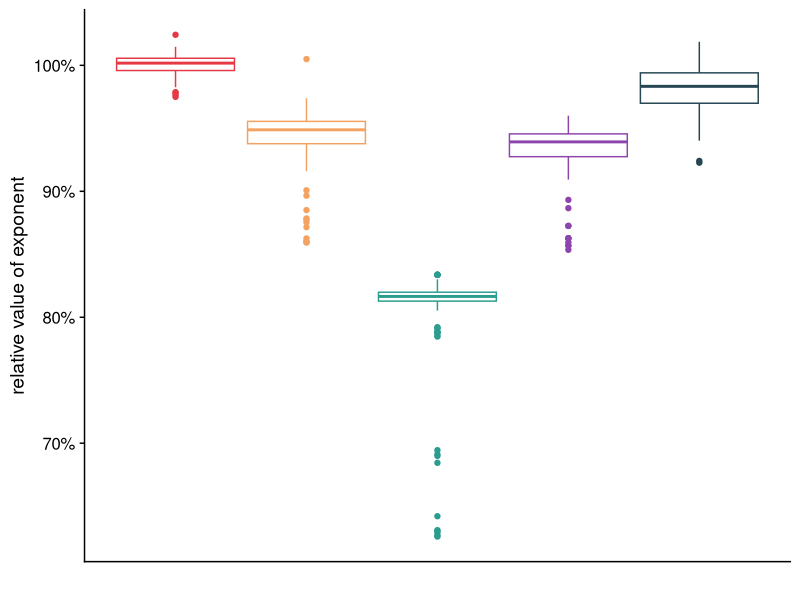
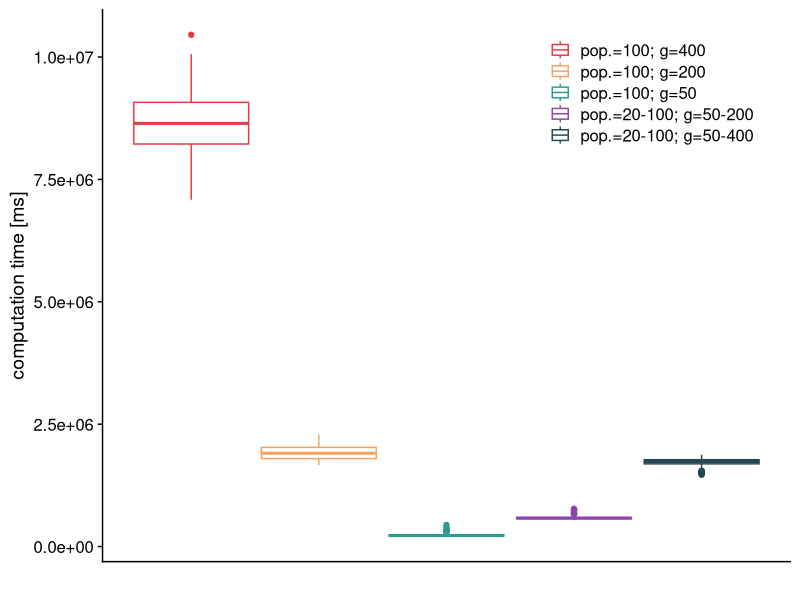
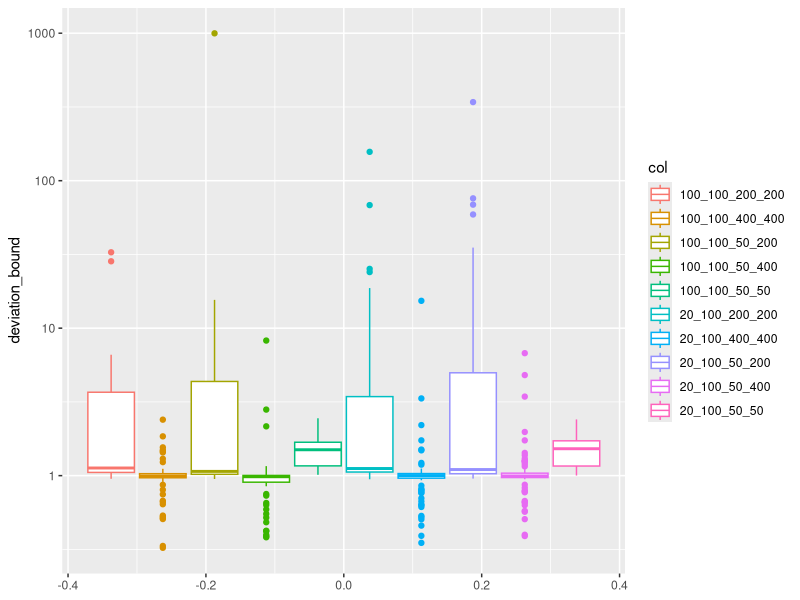
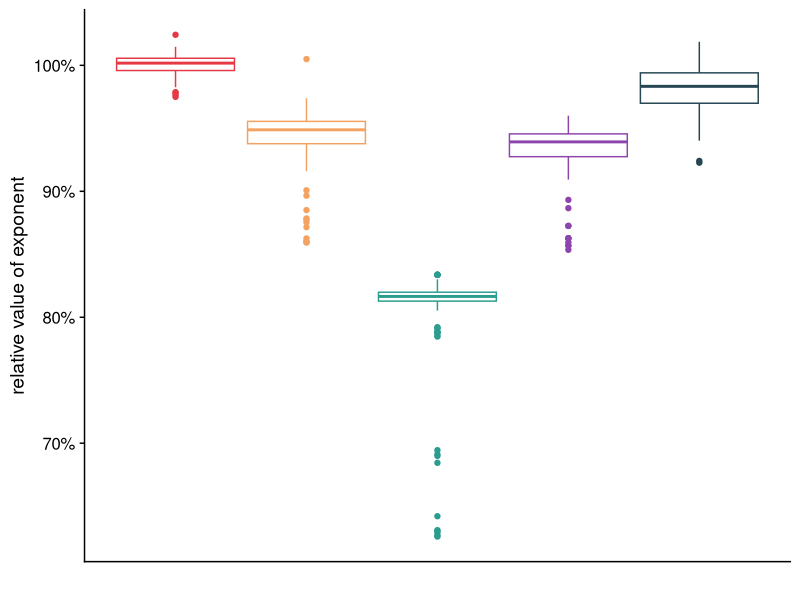
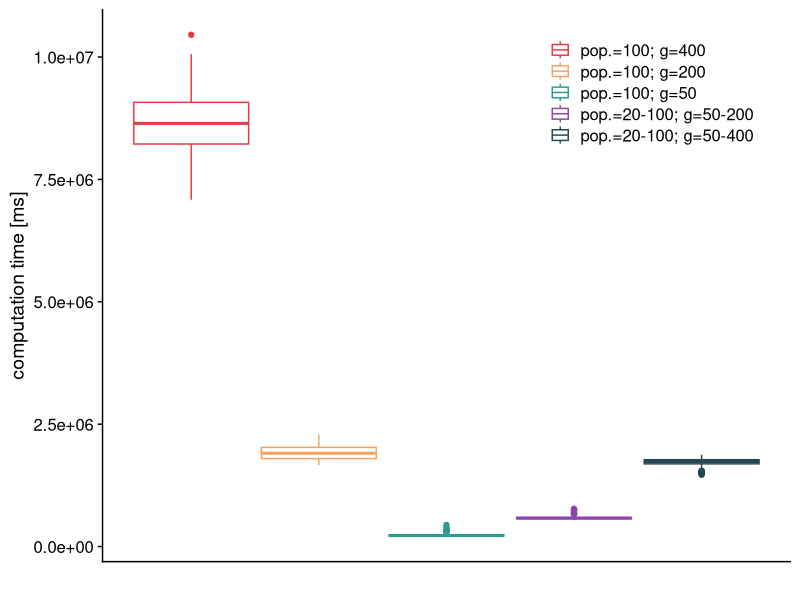

The R source for these figures, in order:
## ---- chunk 1
library(MASS)
library(ggplot2)
library(cowplot)
library(dplyr)
library(scales)
## ---- chunk 2
data <- read.csv("output_all.csv")

str(data)

data <- data
## ---- chunk 3
rearranged_data = data%>% 
  filter(!is.na(n0)) %>%
  filter(id == 2) %>%
  arrange(explicit_bound) %>%
  select(id,q1, percentage,explicit_bound, n0, exponent) 

rearranged_data
## ---- chunk 4
filtered = data[data$exponent>-0.5 & data$id !=0 & data$id!=1 ,]
filtered
## ---- chunk 5
mean_data = data[data$min_population==100 & data$max_population == 100 & data$min_granularity ==400 & data$max_granularity==400 & data$exact_n0=='False',] %>%
  group_by(id) %>%
  summarise(
    mean_exp_with_max_config = mean(exponent),
    mean_time_with_max_config = mean(time)
  )
## ---- chunk 6
mean_data
## ---- chunk 7
divided_by_mean_data = data[data$exact_n0=="False",] %>% left_join(mean_data, by="id") %>%
  mutate(deviation_exponent = exponent/mean_exp_with_max_config, deviation_time = time/mean_time_with_max_config) %>%select(id, num_generations, min_population, max_population, min_granularity, max_granularity, deviation_exponent, deviation_time, time) %>%
  mutate(col=paste(min_population,max_population,min_granularity,max_granularity, sep="_"))

divided_by_mean_data

divided_by_mean_data[divided_by_mean_data$col=="100_100_400_400" | divided_by_mean_data$col=="100_100_200_200" | divided_by_mean_data$col=="100_100_50_50",]
## ---- chunk 8
plot_data = divided_by_mean_data[divided_by_mean_data$col=="100_100_400_400" | divided_by_mean_data$col=="100_100_200_200" | divided_by_mean_data$col=="100_100_50_50" | divided_by_mean_data$col=="20_100_50_400" | divided_by_mean_data$col=="20_100_50_200",]

plot_data$col = factor(plot_data$col, levels=c("100_100_400_400", "100_100_200_200","100_100_50_50","20_100_50_200","20_100_50_400"))

ggplot(plot_data) + 
  geom_boxplot(aes(y=deviation_exponent, color=col))+
  scale_color_manual(values = c(
    "100_100_400_400"="#E63946",
    "100_100_200_200"="#F4A261",
    "100_100_50_50"="#2A9D8F",
    "20_100_50_200"="#8E44AD",
    "20_100_50_400"="#264653"
  ),
  labels = c(
    "100_100_400_400"="pop.=100; g=400",
    "100_100_200_200"="pop.=100; g=200",
    "100_100_50_50"="pop.=100; g=50",
    "20_100_50_200"="pop.=20-100; g=50-200",
    "20_100_50_400"="pop.=20-100; g=50-400"
  )) +
  labs(col=NULL)+
  ylab("relative value of exponent")+
  xlab("")+
  guides(color=guide_legend(reverse = FALSE))+
  scale_y_continuous(labels=percent)+
  theme_half_open() +
  theme(legend.position="none", axis.ticks.x=element_blank(), axis.text.x=element_blank())

ggsave("genetic_algorithm_exponent.pdf",width=7, height=5)
## ---- chunk 9
ggplot(plot_data) + 
  geom_boxplot(aes(y=time, color=col))+
  scale_color_manual(values = c(
    "100_100_400_400"="#E63946",
    "100_100_200_200"="#F4A261",
    "100_100_50_50"="#2A9D8F",
    "20_100_50_200"="#8E44AD",
    "20_100_50_400"="#264653"
  ),
  labels = c(
    "100_100_400_400"="pop.=100; g=400",
    "100_100_200_200"="pop.=100; g=200",
    "100_100_50_50"="pop.=100; g=50",
    "20_100_50_200"="pop.=20-100; g=50-200",
    "20_100_50_400"="pop.=20-100; g=50-400"
  )) +
  labs(col=NULL)+
  ylab("computation time [ms]")+
  xlab("")+
  guides(color=guide_legend(reverse = FALSE))+
  theme_half_open()+
  theme(legend.position="inside",legend.position.inside=c(0.65,0.85), axis.ticks.x=element_blank(), axis.text.x=element_blank())

ggsave("genetic_algorithm_time.pdf",width=7, height=5)
## ---- chunk 10
mean_data_exact = data[data$min_population==100 & data$max_population == 100 & data$min_granularity ==400 & data$max_granularity==400 & data$exact_n0=='True',] %>%
  group_by(id) %>%
  summarise(
    mean_bound_with_max_config = mean(explicit_bound),
    mean_time_with_max_config = mean(time)
  )
## ---- chunk 11
divided_by_mean_data_exact = data[data$exact_n0=="True",] %>% left_join(mean_data_exact, by="id") %>%
  mutate(deviation_bound = explicit_bound/mean_bound_with_max_config, deviation_time = time/mean_time_with_max_config) %>%select(id, num_generations, min_population, max_population, min_granularity, max_granularity, deviation_bound, deviation_time) %>%
  mutate(col=paste(min_population,max_population,min_granularity,max_granularity, sep="_"))

divided_by_mean_data_exact
## ---- chunk 12
ggplot(divided_by_mean_data_exact) + 
  geom_boxplot(aes(y=deviation_bound, color=col))+
  scale_y_log10()
